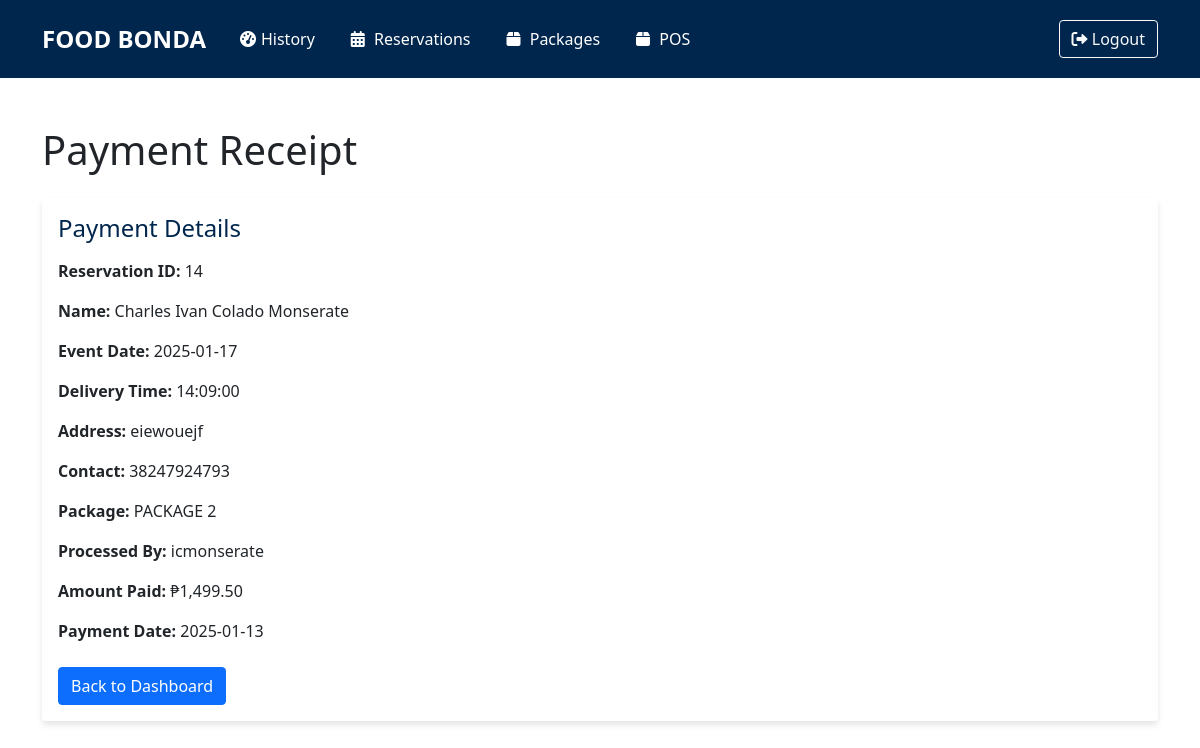
/owner/receipt.php?reservation_id=14, run on the app's committed database.
### tables this page shows
CREATE TABLE `reservations` (
  `reservation_id` int NOT NULL,
  `customer_id` int NOT NULL,
  `package_id` int DEFAULT NULL,
  `first_name` varchar(50) NOT NULL,
  `middle_name` varchar(50) DEFAULT NULL,
  `last_name` varchar(50) NOT NULL,
  `contact` varchar(11) NOT NULL,
  `email` varchar(100) NOT NULL,
  `event_date` date NOT NULL,
  `delivery_time` time NOT NULL,
  `delivery_address` text NOT NULL,
  `event_type` enum('wedding','birthday','christening','thanksgiving','fiesta') NOT NULL,
  `package_name` varchar(100) NOT NULL,
  `selected_dishes` text NOT NULL,
  `package_price` decimal(10,2) NOT NULL,
  `payment_method` enum('Cash on Delivery','Downpayment 50%') NOT NULL,
  `gcash_receipt_path` varchar(255) DEFAULT NULL,
  `status` enum('pending','approved','completed','cancelled') DEFAULT 'pending',
  `created_at` timestamp NULL DEFAULT CURRENT_TIMESTAMP,
  `updated_at` timestamp NOT NULL DEFAULT CURRENT_TIMESTAMP ON UPDATE CURRENT_TIMESTAMP
);

CREATE TABLE `owners` (
  `owner_id` int NOT NULL,
  `username` varchar(50) NOT NULL,
  `password` varchar(255) NOT NULL,
  `first_name` varchar(50) NOT NULL,
  `last_name` varchar(50) NOT NULL,
  `email` varchar(100) NOT NULL
);

CREATE TABLE `payment` (
  `payment_id` int NOT NULL,
  `reservation_id` int DEFAULT NULL,
  `owner_id` int DEFAULT NULL,
  `amount` decimal(10,2) DEFAULT NULL,
  `payment_date` date DEFAULT NULL,
  `created_at` timestamp NULL DEFAULT NULL
);

### owner/receipt.php (the view, shortened to what this page needs)
<?php
require_once '../db_conn.php';
$reservation_id = intval($_GET['reservation_id']);
$sql = 'SELECT * FROM reservations WHERE reservation_id = ?';
$stmt = $conn->prepare($sql);
$stmt->bind_param('i', $reservation_id);
$stmt->execute();
$reservation = $stmt->get_result()->fetch_assoc();
$sql = 'SELECT p.*, o.username AS cashier_name FROM payment p JOIN owners o ON p.owner_id = o.owner_id WHERE p.reservation_id = ?';
$stmt = $conn->prepare($sql);
$stmt->bind_param('i', $reservation_id);
$stmt->execute();
$payment = $stmt->get_result()->fetch_assoc();
?>
<!DOCTYPE html>
<html lang="en">
<head>
    <link href="https://cdn.jsdelivr.net/npm/bootstrap@5.1.3/dist/css/bootstrap.min.css" rel="stylesheet">
    <link rel="stylesheet" href="https://cdnjs.cloudflare.com/ajax/libs/font-awesome/6.0.0/css/all.min.css">
    <link rel="stylesheet" href="owner_dashboard.css">
</head>
<body>
    <?php include 'owner_navbar.php'; ?>
    <div class="container mt-5 center-content">
        <h1 class="mb-4">Payment Receipt</h1>
        <div class="card">
            <div class="card-body">
                <h2 class="card-title">Payment Details</h2>
                <p><strong>Reservation ID:</strong> <?php echo htmlspecialchars($reservation['reservation_id']); ?></p>
                <p><strong>Name:</strong> <?php echo htmlspecialchars($reservation['first_name'] . ' ' . $reservation['middle_name'] . ' ' . $reservation['last_name']); ?></p>
                <p><strong>Event Date:</strong> <?php echo htmlspecialchars($reservation['event_date']); ?></p>
                <p><strong>Delivery Time:</strong> <?php echo htmlspecialchars($reservation['delivery_time']); ?></p>
                <p><strong>Address:</strong> <?php echo htmlspecialchars($reservation['delivery_address']); ?></p>
                <p><strong>Contact:</strong> <?php echo htmlspecialchars($reservation['contact']); ?></p>
                <p><strong>Package:</strong> <?php echo htmlspecialchars($reservation['package_name']); ?></p>
                <p><strong>Processed By:</strong> <?php echo htmlspecialchars($payment['cashier_name']); ?></p>
                <p><strong>Amount Paid:</strong> ₱<?php echo number_format($payment['amount'], 2); ?></p>
                <p><strong>Payment Date:</strong> <?php echo htmlspecialchars($payment['payment_date']); ?></p>
                <div class="mt-4">
                    <a href="owner_dashboard.php" class="btn btn-primary">Back to Dashboard</a>
                </div>
            </div>
        </div>
    </div>
</body>
</html>

### owner/owner_dashboard.css (style rules this page uses)
:root { --dark-blue: #00264d; --light-blue: #e8f1f8; --light-gray: #f8f9fa; --accent-blue: #0066cc; }
body { min-height: 100vh; display: flex; flex-direction: column; }
.card { transition: transform 0.3s ease; border: none; box-shadow: 0 4px 6px rgba(0, 0, 0, 0.1); }
.card-title { color: var(--dark-blue); font-size: 1.5rem; margin-bottom: 1rem; }

### data on the page
reservations: reservation_id "14", first_name+middle_name+last_name "Charles Ivan Colado Monserate", event_date "2025-01-17", delivery_time "14:09:00", delivery_address "eiewouejf", contact "38247924793", package_name "PACKAGE 2"
owners: username "icmonserate"
payment: amount "1,499.50", payment_date "2025-01-13"
